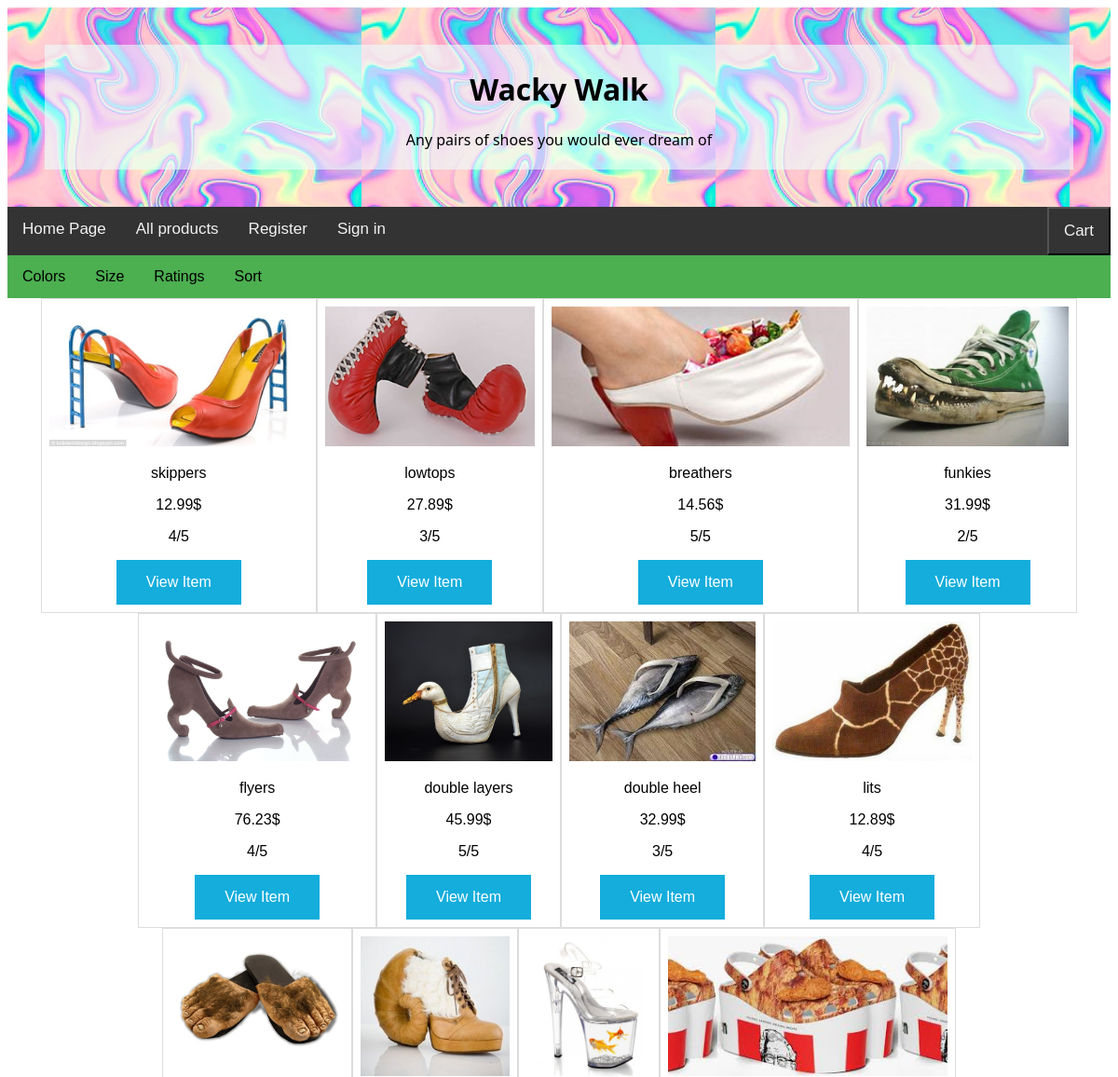
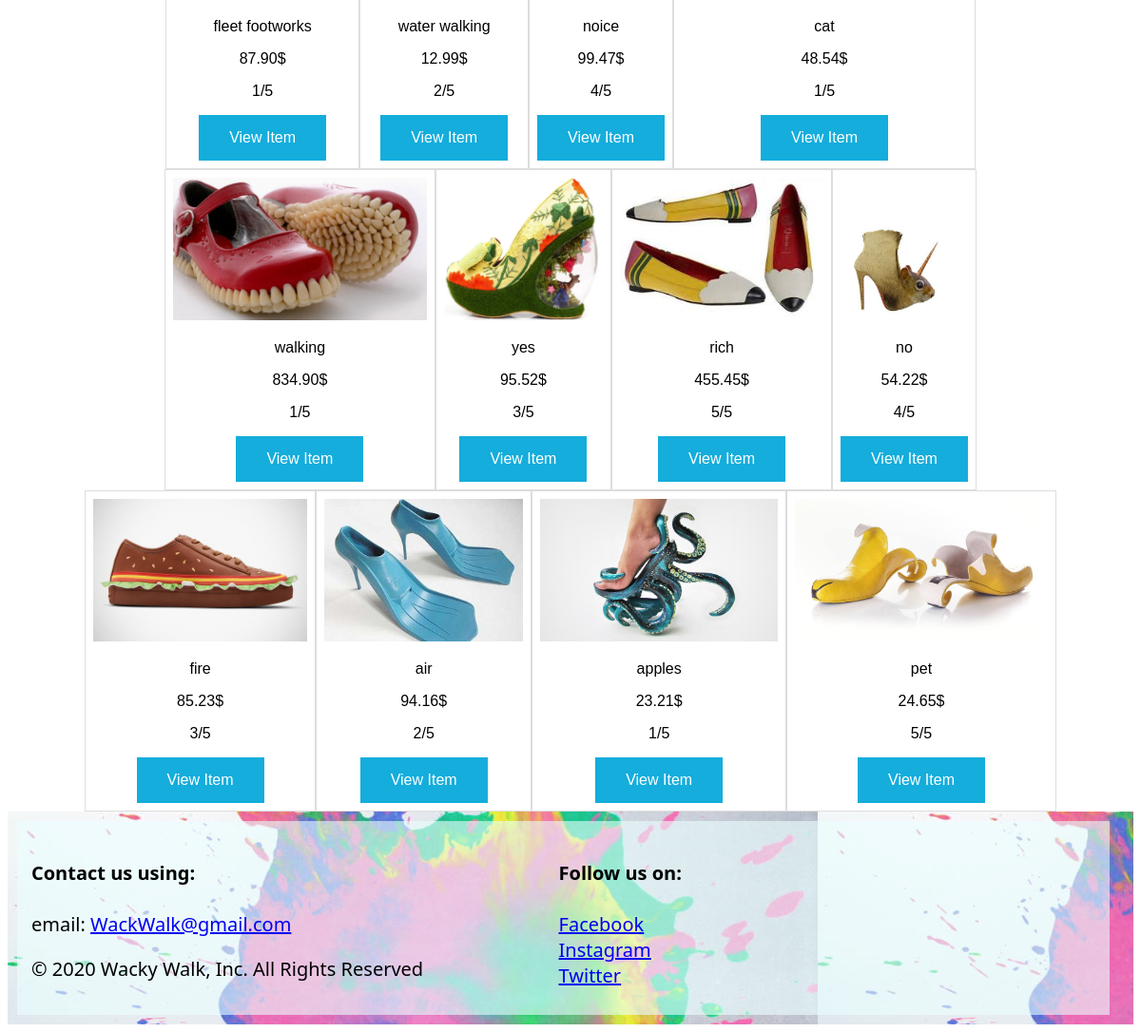
/products.php, run on the app's committed database (2 pictures, top to bottom).
### tables this page shows
CREATE TABLE `product` (
    `id` INTEGER AUTO_INCREMENT,
    `name` VARCHAR(100),
    `description`  VARCHAR(100),
    `price` DECIMAL(5,2),
    `size` ENUM('0','1','2','3','4','5','6','7','8','9','10'),
    `colour` ENUM('Blue', 'Red', 'Green', 'Purple', 'Yellow', 'Black', 'White', 'Gold', 'Silver'),
    `picture` VARCHAR(500),
    `rating` INTEGER,

    CONSTRAINT `pk_product_id`
        PRIMARY KEY (`id`)
);

### products.php (the view, shortened to what this page needs)
<?php
    include("otherFiles/functions.php");
    $type = key($_POST);
    $filter_sort_option = $_POST[$type];
    $query = "";
    if($filter_sort_option == null) {
        $query = "SELECT id, picture, name, price, rating FROM product";
    }
?>
<!DOCTYPE html>
<html lang="en">
    <head>
        <link rel="stylesheet" href="/Assignment-3-HANN-PATEL/cssFiles/headerNavigationFooterStyle.css">
        <link rel="stylesheet" href="/Assignment-3-HANN-PATEL/cssFiles/allProductsStyle.css">
    </head>
    <body>
    <?php require_once("includes/header.php") ?>
    <?php require_once("includes/navigationBar.php") ?>
    <main>
        <div class="filters-sorts">
            <div class="dropdown">
                <button class="dropbtn">Colors</button>
            </div>
            <div class="dropdown">
                <button class="dropbtn">Size</button>
            </div>
            <div class="dropdown">
                <button class="dropbtn">Ratings</button>
            </div>
            <div class="dropdown">
              <button class="dropbtn">Sort</button>
            </div>
        </div>
        <div id="items">
            <table id="products">
                <?php
                    $statement = $conn->prepare($query);
                    $statement->execute();
                    $statement->bind_result($id, $picture, $name, $price, $rating);
                    $data = [];
                    for($i = 0; $statement->fetch(); $i++) {
                        $data[$i] = ['id'=> $id,'picture'=> $picture,'name'=> $name, 'price' => $price, 'rating' => $rating ];
                    }
                    $productCount = 0;
                    for($rows = 0; $rows < count($data)/4; $rows++ ){
                        echo "<tr>";
                        for($i = 0; $i < 4; $i++){
                            $tmp = $data[$productCount];
                            $productCount++;
                            echo "<td>";
                            echo '<img src="'.$tmp["picture"].'" height="150">';
                            echo "<p>".$tmp["name"]."</p>";
                            echo "<p>".$tmp["price"]."$</p>";
                            echo "<p>".$tmp["rating"]."/5"."</p>";
                            echo "<div class='viewBtn'>";
                            echo '<form method="GET" action="product.php">';
                            echo '<button type="submit" name="selectedProduct" value='.$tmp["id"].'> View Item </button>';
                            echo '</form>';
                            echo "</div>";
                            echo '</td>';
                        }
                        echo "</tr>";
                    }
                ?>
            </table>
        </div>
    </main>
    <?php require_once("includes/footer.php") ?>
    </body>
</html>

### includes/header.php
<head>
    <link rel="stylesheet" href="../cssFiles/headerNavigationFooterStyle.css">
</head>
<header id="mainHeader">
    <div id="titleBackground">
        <h1>Wacky Walk</h1>
        <p>Any pairs of shoes you would ever dream of</p>
    </div>
</header>

### includes/navigationBar.php (shortened to what this page needs)
<head>
    <link rel="stylesheet" href="../cssFiles/headerNavigationFooterStyle.css">
</head>
<nav>
    <div class="navBar">
        <a href="/Assignment-3-HANN-PATEL/index.php">Home Page</a>
        <a href="/Assignment-3-HANN-PATEL/products.php">All products</a>
        <a href="/Assignment-3-HANN-PATEL/registration.php">Register</a>
        <?php
            if($_SESSION['loggedIn'] == true){
                echo'<a href="/Assignment-3-HANN-PATEL/controllers/logout.controller.php">Sign out</a>';
            }
            else
            {
                echo'<a href="/Assignment-3-HANN-PATEL/login.php">Sign in</a>';
            }
        ?>
        <form methods="POST" action="/Assignment-3-HANN-PATEL/cart.php">
            <?php echo '<button id="cart" type="submit">Cart</button>' ?>
        </form>
    </div>
</nav>

### includes/footer.php (shortened to what this page needs)
<head>
    <link rel="stylesheet" href="../cssFiles/headerNavigationFooterStyle.css">
</head>
<footer>
    <div id="footerBackground">
        <div id="socialMedia">
            <h4>Follow us on:</h4>
            <a href="https://www.facebook.com/" target="_blank">Facebook</a>
            <a href="https://www.instagram.com/?hl=en" target="_blank">Instagram</a>
            <a href="https://twitter.com/explore" target="_blank">Twitter</a>
        </div>
        <div id="personalContact">
            <h4>Contact us using: </h4>
            email: <a href="mailto:WackyWalk@gmail.com">WackWalk@gmail.com</a>
            <p> &#169 2020 Wacky Walk, Inc. All Rights Reserved </p>
        </div>
    </div>
</footer>

### cssFiles/headerNavigationFooterStyle.css (style rules this page uses)
body { font-family: 'Segoe UI', Tahoma, Geneva, Verdana, sans-serif; background-repeat: no-repeat; background-attachment: fixed; background-size: cover; }
#mainHeader { background-image: url('../images/header.png'); text-align: center; padding: 40px; }
#titleBackground { background-color: rgba(235, 255, 255, 0.6); padding: 5px; }
footer { background-image: url('../images/footer.jpg'); padding: 10px; font-size: 20px; }
#footerBackground { background-color: rgba(235, 255, 255, 0.6); padding: 10px; display: table; clear: both; width: 97%; }
#socialMedia { width: 50%; padding: 5px; float: right; }
#personalContact { padding: 5px; float: left; }
.navBar { margin: 0; font-family: Arial, Helvetica, sans-serif; overflow: hidden; background-color: #333333; }
.navBar a { float: left; color: #f2f2f2; text-align: center; padding: 14px 16px; text-decoration: none; font-size: 17px; }
#cart { float: right; color: #f2f2f2; text-align: center; padding: 14px 16px; text-decoration: none; font-size: 17px; margin: 0; font-family: Arial, Helvetica, sans-serif; overflow: hidden; background-color: #333333; }

### cssFiles/allProductsStyle.css (style rules this page uses)
.filters-sorts { overflow: hidden; background-color: #4CAF50; font-family: Arial; }
.dropdown { float: left; overflow: hidden; }
.dropdown .dropbtn { font-size: 16px; border: none; outline: none; color: black; padding: 14px 16px; background-color: inherit; }
#products { font-family: "Trebuchet MS", Arial, Helvetica, sans-serif; border-collapse: collapse; width: 100%; }
#products tr { display: flex; justify-content: center; }
#products td { border: 1px solid #ddd; padding: 8px; text-align: center; }
#products p { display: flex; justify-content: center; }
#products button { background-color: rgb(20, 173, 220); border: none; color: white; padding: 15px 32px; text-align: center; text-decoration: none; display: inline-block; font-size: 16px; display: flex; justify-content: center; }
.viewBtn { display: flex; justify-content: center; }
img { margin: auto; }

### data on the page
product: picture (picture), name "skippers", price "12.99", rating "4", $tmp["id"] 1 (drawn)
product: picture (picture), name "lowtops", price "27.89", rating "3", $tmp["id"] 2 (drawn)
product: picture (picture), name "breathers", price "14.56", rating "5", $tmp["id"] 3 (drawn)
product: picture (picture), name "funkies", price "31.99", rating "2", $tmp["id"] 4 (drawn)
product: picture (picture), name "flyers", price "76.23", rating "4", $tmp["id"] 5 (drawn)
product: picture (picture), name "double layers", price "45.99", rating "5", $tmp["id"] 6 (drawn)
product: picture (picture), name "double heel", price "32.99", rating "3", $tmp["id"] 7 (drawn)
product: picture (picture), name "lits", price "12.89", rating "4", $tmp["id"] 8 (drawn)
product: picture (picture), name "fleet footworks", price "87.90", rating "1", $tmp["id"] 9 (drawn)
product: picture (picture), name "water walking", price "12.99", rating "2", $tmp["id"] 10 (drawn)
product: picture (picture), name "noice", price "99.47", rating "4", $tmp["id"] 11 (drawn)
product: picture (picture), name "cat", price "48.54", rating "1", $tmp["id"] 12 (drawn)
product: picture (picture), name "walking", price "834.90", rating "1", $tmp["id"] 13 (drawn)
product: picture (picture), name "yes", price "95.52", rating "3", $tmp["id"] 14 (drawn)
product: picture (picture), name "rich", price "455.45", rating "5", $tmp["id"] 15 (drawn)
product: picture (picture), name "no", price "54.22", rating "4", $tmp["id"] 16 (drawn)
product: picture (picture), name "fire", price "85.23", rating "3", $tmp["id"] 17 (drawn)
product: picture (picture), name "air", price "94.16", rating "2", $tmp["id"] 18 (drawn)
product: picture (picture), name "apples", price "23.21", rating "1", $tmp["id"] 19 (drawn)
product: picture (picture), name "pet", price "24.65", rating "5", $tmp["id"] 20 (drawn)
